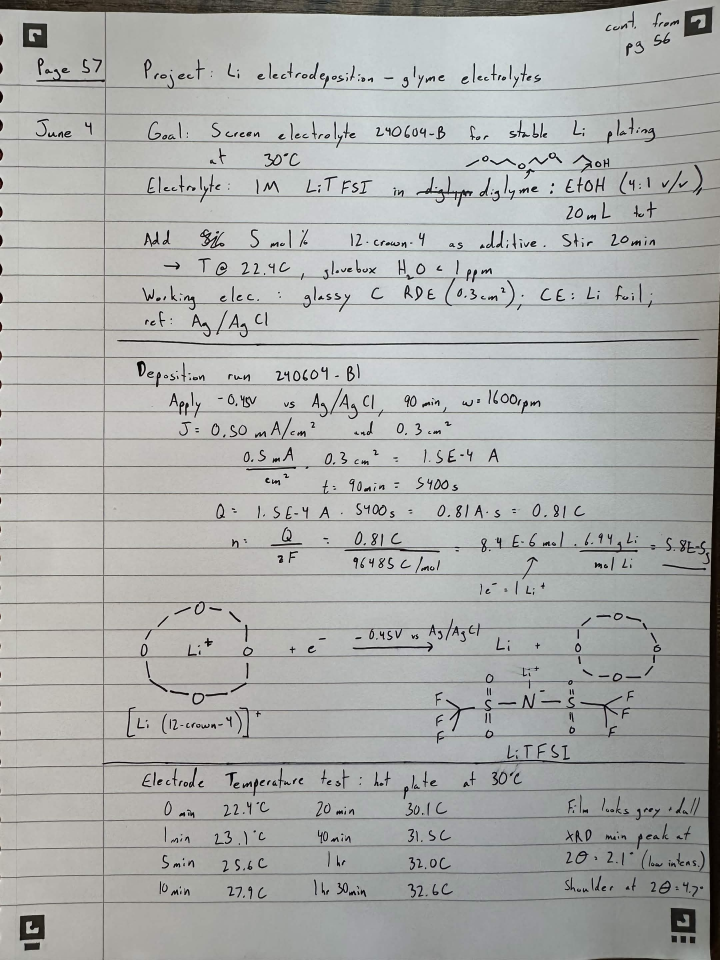
#> input picture tests/Example_Lab_Notebook_Page.jpg, 2160 x 2880 px (shown at 1/3 size)
$ python -i deskew.py   (imports and definitions only)
#> lines starting #> are read from the running program, lines starting #| are printed output that depends on the picture; after the words box and inside, x2 and y2 are one past the last pixel; in counts of white or black regions, pixels touching at a corner belong together
### src/notebook_parser/preprocessing/_cv.py
"""Lazy, optional OpenCV/scikit-image access.

Preprocessing benefits from OpenCV, but the package must still import (and the
non-vision stages still run) in environments without it. These helpers import the
heavy libraries on first use and report availability so callers can degrade
gracefully instead of crashing at import time.
"""

from __future__ import annotations

from functools import lru_cache
from typing import Any


@lru_cache(maxsize=1)
def get_cv2() -> Any | None:
    """Return the ``cv2`` module if installed, else ``None`` (cached)."""
    try:
        import cv2  # type: ignore

        return cv2
    except Exception:  # pragma: no cover - exercised only without opencv
        return None


# [9 lines left out: function get_skimage_filters, not called in this run]


def have_cv2() -> bool:
    """Whether OpenCV is importable."""
    return get_cv2() is not None

### src/notebook_parser/preprocessing/deskew.py
"""Skew estimation and correction (§4.1).

Uses a projection-profile objective: a page is "straight" when rotating it makes
the horizontal projection (row-sum) of ink as peaky as possible, i.e. text lines
collapse into high-variance bands. We search angles on a downsampled binary image
for speed, then rotate the full-resolution grayscale once at the chosen angle.
"""

from __future__ import annotations

import numpy as np

from ._cv import get_cv2


def _projection_score(binary: np.ndarray, angle: float) -> float:
    """Score how well ``binary`` aligns to horizontal text lines at ``angle``.

    Rotates the (already small) binary image by ``angle`` and returns the
    variance of its row sums. Higher variance => text rows are well separated =>
    better alignment. Returns 0.0 if rotation is unavailable.
    """
    cv2 = get_cv2()
    if cv2 is None:
        return 0.0
    h, w = binary.shape[:2]
    center = (w / 2.0, h / 2.0)
    matrix = cv2.getRotationMatrix2D(center, angle, 1.0)
    rotated = cv2.warpAffine(
        binary, matrix, (w, h), flags=cv2.INTER_NEAREST, borderValue=0
    )
    row_sums = rotated.sum(axis=1, dtype=np.float64)
    return float(np.var(row_sums))


def estimate_skew(gray: np.ndarray, max_skew_deg: float = 15.0) -> float:
    """Estimate the page skew angle in degrees within ``±max_skew_deg``.

    A positive return value means the page is rotated counter-clockwise and
    should be rotated clockwise by that amount to correct it. The search is
    coarse-to-fine to stay cheap on large scans.
    """
#> called with max_skew_deg = 15
    cv2 = get_cv2()
    if cv2 is None or max_skew_deg <= 0:
        return 0.0

    # Downsample for the angle search; the optimum is scale-invariant and this
    # keeps the (many) rotations cheap on multi-megapixel scans.
    long_side = max(gray.shape[:2])
#> long_side = 2880
    scale = min(1.0, 800.0 / long_side) if long_side > 0 else 1.0
#> scale = 0.278
    if scale < 1.0:
        small = cv2.resize(gray, None, fx=scale, fy=scale, interpolation=cv2.INTER_AREA)
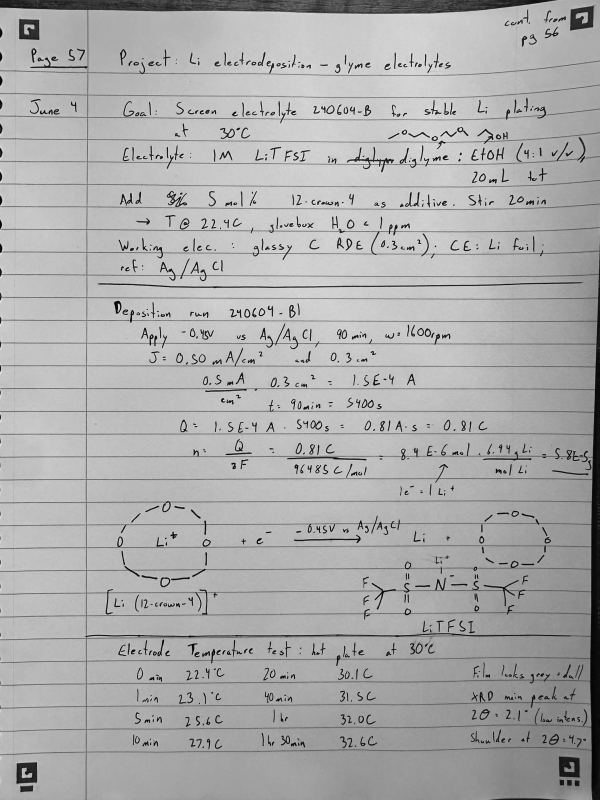
#> small: shape (800, 600); min 2, max 236, mean 171.9
    else:
        small = gray

    # Inverted binary so ink = 1 and the projection measures ink density.
    _, binary = cv2.threshold(small, 0, 1, cv2.THRESH_BINARY_INV + cv2.THRESH_OTSU)
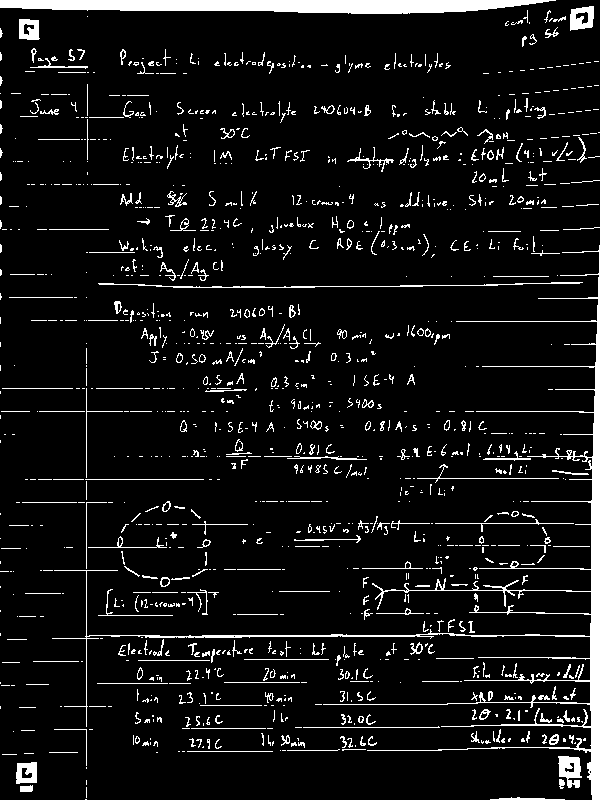
#> binary: shape (800, 600); values 0 (black) and 1 (white), 7.6% white; 1320 white regions (946 under 20 px), largest, box (x1, y1, x2, y2) and area: (52, 245, 600, 800) 8453, (0, 0, 556, 14) 5919, (98, 282, 583, 288) 675
    binary = binary.astype(np.uint8)

    # Coarse search at 1° resolution, then refine ±1° at 0.2° resolution.
    coarse = np.arange(-max_skew_deg, max_skew_deg + 0.5, 1.0)
    best = max(coarse, key=lambda a: _projection_score(binary, a))
#> in _projection_score, `rotated = cv2.warpAffine( binary, matrix, (w, h), flags=cv2.INTER_NEAR..`: rotated: shape (800, 600); values 0 (black) and 1 (white), 6.2% white; 1217 white regions (880 under 20 px), largest, box (x1, y1, x2, y2) and area: (0, 414, 600, 800) 7135, (313, 0, 600, 74) 3392, (135, 235, 600, 360) 667
#> in _projection_score, `row_sums = rotated.sum(axis=1, dtype=np.float64)`: row_sums = 800 values, max 87 at index 56, min 6 at index 146, mean 37.38
#> in _projection_score (call 2), `rotated = cv2.warpAffine( binary, matrix, (w, h), flags=cv2.INTER_NEAR..`: rotated: shape (800, 600); values 0 (black) and 1 (white), 6.3% white; 1236 white regions (899 under 20 px), largest, box (x1, y1, x2, y2) and area: (0, 411, 600, 800) 7214, (306, 0, 600, 70) 3424, (132, 238, 600, 355) 669
#> in _projection_score (call 3), `rotated = cv2.warpAffine( binary, matrix, (w, h), flags=cv2.INTER_NEAR..`: rotated: shape (800, 600); values 0 (black) and 1 (white), 6.3% white; 1226 white regions (883 under 20 px), largest, box (x1, y1, x2, y2) and area: (1, 408, 600, 800) 7371, (299, 0, 600, 65) 3439, (130, 241, 600, 350) 667
#> in _projection_score (call 4), `rotated = cv2.warpAffine( binary, matrix, (w, h), flags=cv2.INTER_NEAR..`: rotated: shape (800, 600); values 0 (black) and 1 (white), 6.3% white; 1216 white regions (870 under 20 px), largest, box (x1, y1, x2, y2) and area: (6, 405, 600, 800) 7297, (292, 0, 600, 60) 3449, (127, 244, 600, 345) 677
#> in _projection_score (call 5), `rotated = cv2.warpAffine( binary, matrix, (w, h), flags=cv2.INTER_NEAR..`: rotated: shape (800, 600); values 0 (black) and 1 (white), 6.4% white; 1254 white regions (902 under 20 px), largest, box (x1, y1, x2, y2) and area: (10, 401, 600, 800) 7636, (284, 0, 600, 56) 3470, (124, 247, 600, 339) 677
#> in _projection_score (call 6), `rotated = cv2.warpAffine( binary, matrix, (w, h), flags=cv2.INTER_NEAR..`: rotated: shape (800, 600); values 0 (black) and 1 (white), 6.4% white; 1241 white regions (882 under 20 px), largest, box (x1, y1, x2, y2) and area: (14, 398, 600, 800) 7517, (275, 0, 600, 51) 3486, (121, 250, 599, 334) 677
#> in _projection_score (call 7), `rotated = cv2.warpAffine( binary, matrix, (w, h), flags=cv2.INTER_NEAR..`: rotated: shape (800, 600); values 0 (black) and 1 (white), 6.5% white; 1259 white regions (908 under 20 px), largest, box (x1, y1, x2, y2) and area: (18, 395, 600, 800) 7522, (265, 0, 600, 46) 3510, (119, 253, 598, 329) 673
#> in _projection_score (call 8), `rotated = cv2.warpAffine( binary, matrix, (w, h), flags=cv2.INTER_NEAR..`: rotated: shape (800, 600); values 0 (black) and 1 (white), 6.5% white; 1271 white regions (914 under 20 px), largest, box (x1, y1, x2, y2) and area: (21, 392, 600, 800) 7727, (253, 0, 600, 41) 3538, (116, 256, 597, 324) 678
#> in _projection_score (call 9), `rotated = cv2.warpAffine( binary, matrix, (w, h), flags=cv2.INTER_NEAR..`: rotated: shape (800, 600); values 0 (black) and 1 (white), 6.6% white; 1264 white regions (907 under 20 px), largest, box (x1, y1, x2, y2) and area: (25, 388, 600, 800) 7652, (239, 0, 600, 36) 3565, (114, 259, 595, 319) 676
#> in _projection_score (call 10), `rotated = cv2.warpAffine( binary, matrix, (w, h), flags=cv2.INTER_NEAR..`: rotated: shape (800, 600); values 0 (black) and 1 (white), 6.6% white; 1286 white regions (925 under 20 px), largest, box (x1, y1, x2, y2) and area: (28, 383, 600, 800) 7685, (221, 0, 596, 32) 3609, (111, 262, 594, 314) 677
#> in _projection_score (call 11), `rotated = cv2.warpAffine( binary, matrix, (w, h), flags=cv2.INTER_NEAR..`: rotated: shape (800, 600); values 0 (black) and 1 (white), 6.7% white; 1284 white regions (914 under 20 px), largest, box (x1, y1, x2, y2) and area: (32, 373, 600, 800) 7754, (197, 0, 590, 28) 3689, (109, 266, 592, 309) 676
#> in _projection_score (call 12), `rotated = cv2.warpAffine( binary, matrix, (w, h), flags=cv2.INTER_NEAR..`: rotated: shape (800, 600); values 0 (black) and 1 (white), 6.9% white; 1302 white regions (933 under 20 px), largest, box (x1, y1, x2, y2) and area: (36, 361, 600, 800) 7743, (164, 0, 583, 24) 3826, (107, 269, 591, 304) 677
#> in _projection_score (call 13), `rotated = cv2.warpAffine( binary, matrix, (w, h), flags=cv2.INTER_NEAR..`: rotated: shape (800, 600); values 0 (black) and 1 (white), 7% white; 1290 white regions (923 under 20 px), largest, box (x1, y1, x2, y2) and area: (40, 350, 600, 800) 7892, (129, 0, 577, 21) 4045, (104, 273, 589, 299) 675
#> in _projection_score (call 14), `rotated = cv2.warpAffine( binary, matrix, (w, h), flags=cv2.INTER_NEAR..`: rotated: shape (800, 600); values 0 (black) and 1 (white), 7.2% white; 1307 white regions (937 under 20 px), largest, box (x1, y1, x2, y2) and area: (44, 334, 600, 800) 7887, (64, 0, 570, 18) 4461, (102, 276, 587, 294) 675
#> in _projection_score (call 15), `rotated = cv2.warpAffine( binary, matrix, (w, h), flags=cv2.INTER_NEAR..`: rotated: shape (800, 600); values 0 (black) and 1 (white), 7.4% white; 1311 white regions (935 under 20 px), largest, box (x1, y1, x2, y2) and area: (48, 310, 600, 800) 8103, (7, 0, 563, 16) 5152, (100, 279, 585, 289) 675
#> in _projection_score (call 17), `rotated = cv2.warpAffine( binary, matrix, (w, h), flags=cv2.INTER_NEAR..`: rotated: shape (800, 600); values 0 (black) and 1 (white), 7.2% white; 1305 white regions (935 under 20 px), largest, box (x1, y1, x2, y2) and area: (56, 240, 600, 795) 7114, (0, 0, 522, 15) 5355, (96, 277, 581, 290) 675
#> in _projection_score (call 18), `rotated = cv2.warpAffine( binary, matrix, (w, h), flags=cv2.INTER_NEAR..`: rotated: shape (800, 600); values 0 (black) and 1 (white), 6.8% white; 1303 white regions (928 under 20 px), largest, box (x1, y1, x2, y2) and area: (0, 0, 491, 19) 4915, (60, 235, 600, 734) 4773, (94, 272, 579, 293) 676
#> in _projection_score (call 19), `rotated = cv2.warpAffine( binary, matrix, (w, h), flags=cv2.INTER_NEAR..`: rotated: shape (800, 600); values 0 (black) and 1 (white), 6.6% white; 1304 white regions (930 under 20 px), largest, box (x1, y1, x2, y2) and area: (0, 0, 467, 24) 4576, (452, 230, 600, 559) 2244, (63, 579, 600, 738) 1262
#> in _projection_score (call 20), `rotated = cv2.warpAffine( binary, matrix, (w, h), flags=cv2.INTER_NEAR..`: rotated: shape (800, 600); values 0 (black) and 1 (white), 6.4% white; 1306 white regions (929 under 20 px), largest, box (x1, y1, x2, y2) and area: (0, 0, 438, 29) 4307, (450, 225, 600, 512) 1929, (66, 515, 600, 741) 1349
#> in _projection_score (call 21), `rotated = cv2.warpAffine( binary, matrix, (w, h), flags=cv2.INTER_NEAR..`: rotated: shape (800, 600); values 0 (black) and 1 (white), 6.2% white in thin lines or dots
#> in _projection_score (call 22), `rotated = cv2.warpAffine( binary, matrix, (w, h), flags=cv2.INTER_NEAR..`: rotated: shape (800, 600); values 0 (black) and 1 (white), 6.1% white in thin lines or dots
#> in _projection_score (call 23), `rotated = cv2.warpAffine( binary, matrix, (w, h), flags=cv2.INTER_NEAR..`: rotated: shape (800, 600); values 0 (black) and 1 (white), 5.9% white in thin lines or dots
#> in _projection_score (call 25), `rotated = cv2.warpAffine( binary, matrix, (w, h), flags=cv2.INTER_NEAR..`: rotated: shape (800, 600); values 0 (black) and 1 (white), 5.8% white in thin lines or dots
#> in _projection_score (call 26), `rotated = cv2.warpAffine( binary, matrix, (w, h), flags=cv2.INTER_NEAR..`: rotated: shape (800, 600); values 0 (black) and 1 (white), 5.7% white in thin lines or dots
#> in _projection_score (call 29), `rotated = cv2.warpAffine( binary, matrix, (w, h), flags=cv2.INTER_NEAR..`: rotated: shape (800, 600); values 0 (black) and 1 (white), 5.6% white in thin lines or dots
#> in _projection_score (call 31), `rotated = cv2.warpAffine( binary, matrix, (w, h), flags=cv2.INTER_NEAR..`:
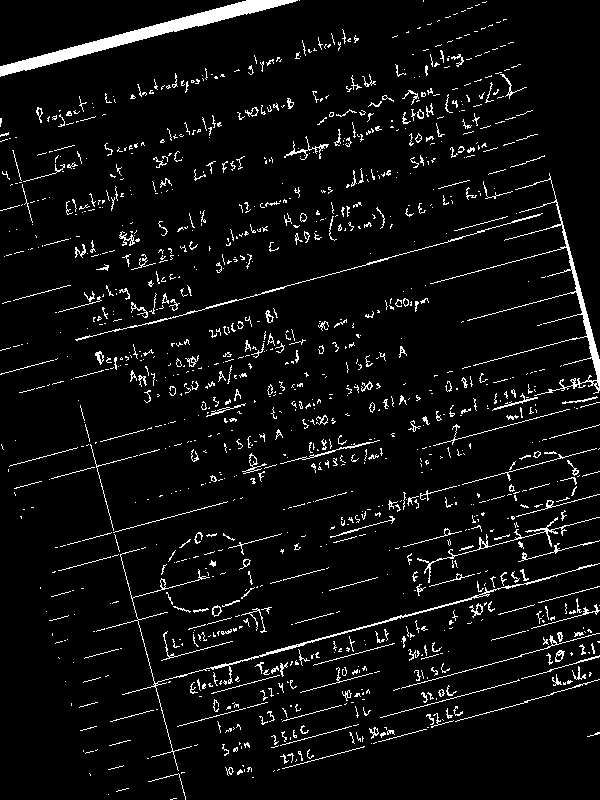
#> rotated: shape (800, 600); values 0 (black) and 1 (white), 5.5% white in thin lines or dots
#> in _projection_score (call 31), `row_sums = rotated.sum(axis=1, dtype=np.float64)`: row_sums = 800 values, max 73 at index 611, min 1 at index 782, mean 33.1
#> best = 0
    fine = np.arange(best - 1.0, best + 1.0 + 0.01, 0.2)
    best = max(fine, key=lambda a: _projection_score(binary, a))
#> in _projection_score (call 33), `rotated = cv2.warpAffine( binary, matrix, (w, h), flags=cv2.INTER_NEAR..`: rotated: shape (800, 600); values 0 (black) and 1 (white), 7.4% white; 1306 white regions (932 under 20 px), largest, box (x1, y1, x2, y2) and area: (49, 295, 600, 800) 8208, (6, 0, 562, 16) 5299, (100, 280, 585, 289) 676
#> in _projection_score (call 34), `rotated = cv2.warpAffine( binary, matrix, (w, h), flags=cv2.INTER_NEAR..`: rotated: shape (800, 600); values 0 (black) and 1 (white), 7.5% white; 1314 white regions (939 under 20 px), largest, box (x1, y1, x2, y2) and area: (50, 280, 600, 800) 8241, (4, 0, 560, 15) 5453, (99, 281, 584, 288) 675
#> in _projection_score (call 35), `rotated = cv2.warpAffine( binary, matrix, (w, h), flags=cv2.INTER_NEAR..`: rotated: shape (800, 600); values 0 (black) and 1 (white), 7.5% white; 1312 white regions (938 under 20 px), largest, box (x1, y1, x2, y2) and area: (50, 279, 600, 800) 8358, (3, 0, 559, 15) 5609, (99, 282, 584, 288) 675
#> in _projection_score (call 36), `rotated = cv2.warpAffine( binary, matrix, (w, h), flags=cv2.INTER_NEAR..`:
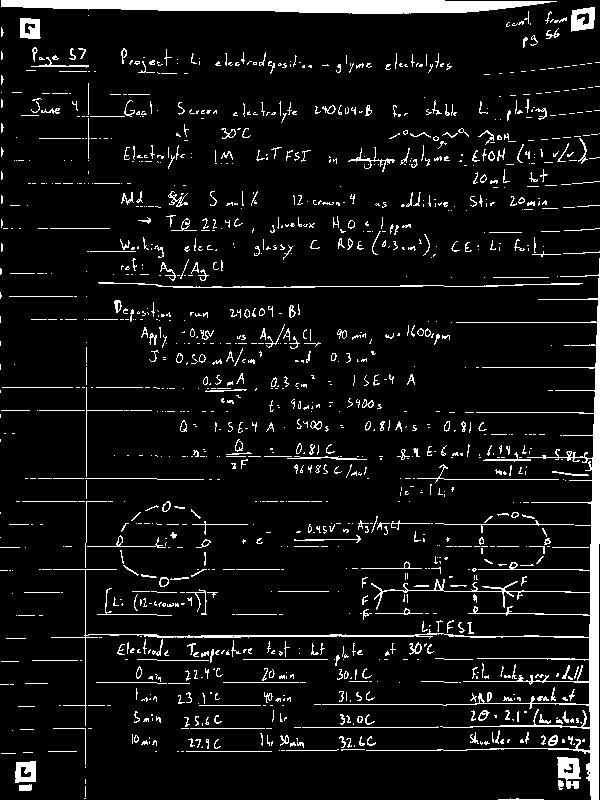
#> rotated: shape (800, 600); values 0 (black) and 1 (white), 7.6% white; 1315 white regions (940 under 20 px), largest, box (x1, y1, x2, y2) and area: (51, 258, 600, 800) 8393, (1, 0, 557, 14) 5762, (98, 282, 583, 288) 675
#> in _projection_score (call 36), `row_sums = rotated.sum(axis=1, dtype=np.float64)`: row_sums = 800 values, max 556 at index 1, min 0 at index 188, mean 45.33
#> in _projection_score (call 38), `rotated = cv2.warpAffine( binary, matrix, (w, h), flags=cv2.INTER_NEAR..`:
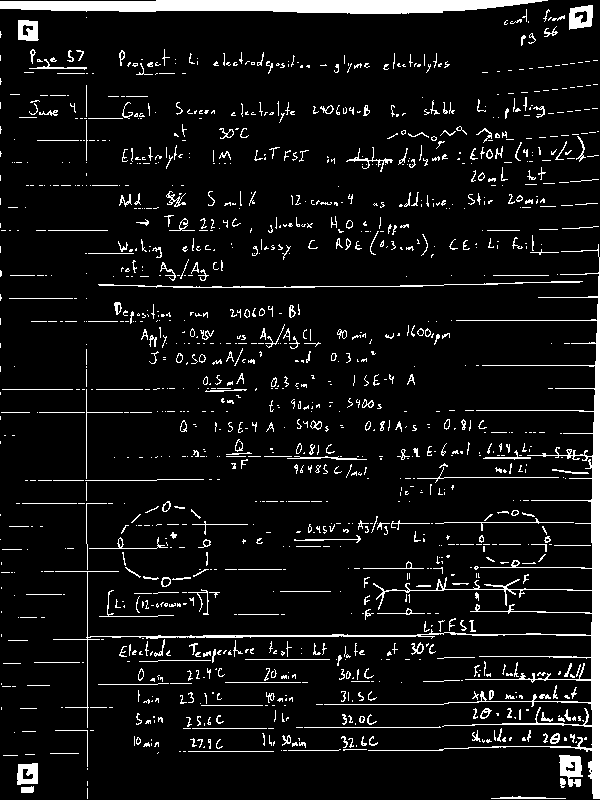
#> rotated: shape (800, 600); values 0 (black) and 1 (white), 7.5% white; 1318 white regions (944 under 20 px), largest, box (x1, y1, x2, y2) and area: (53, 244, 600, 799) 8197, (0, 0, 548, 14) 5799, (98, 281, 583, 288) 675
#> in _projection_score (call 38), `row_sums = rotated.sum(axis=1, dtype=np.float64)`: row_sums = 800 values, max 542 at index 1, min 0 at index 46, mean 45.08
#> in _projection_score (call 39), `rotated = cv2.warpAffine( binary, matrix, (w, h), flags=cv2.INTER_NEAR..`:
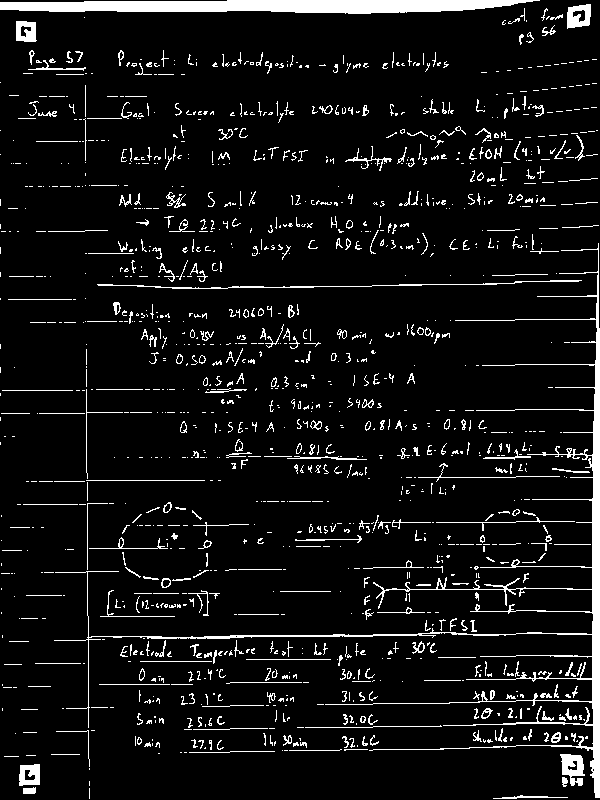
#> rotated: shape (800, 600); values 0 (black) and 1 (white), 7.4% white; 1309 white regions (935 under 20 px), largest, box (x1, y1, x2, y2) and area: (54, 243, 600, 798) 7902, (0, 0, 540, 14) 5681, (97, 280, 582, 289) 675
#> in _projection_score (call 39), `row_sums = rotated.sum(axis=1, dtype=np.float64)`: row_sums = 800 values, max 526 at index 2, min 0 at index 45, mean 44.48
#> in _projection_score (call 40), `rotated = cv2.warpAffine( binary, matrix, (w, h), flags=cv2.INTER_NEAR..`:
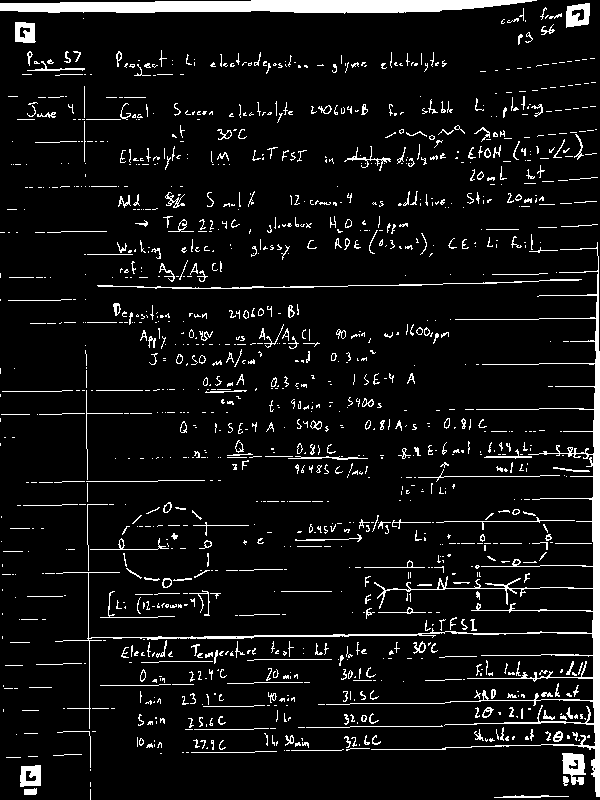
#> rotated: shape (800, 600); values 0 (black) and 1 (white), 7.3% white; 1312 white regions (937 under 20 px), largest, box (x1, y1, x2, y2) and area: (55, 242, 600, 797) 7626, (0, 0, 537, 14) 5576, (97, 279, 582, 289) 675
#> in _projection_score (call 40), `row_sums = rotated.sum(axis=1, dtype=np.float64)`: row_sums = 800 values, max 522 at index 3, min 0 at index 45, mean 43.96
#> best = -2.22e-16
    return float(round(best, 2))


def deskew(gray: np.ndarray, max_skew_deg: float = 15.0) -> tuple[np.ndarray, float]:
    """Return a deskewed copy of ``gray`` and the angle that was corrected.

    If OpenCV is unavailable or no meaningful skew is found, the input is
    returned unchanged with angle 0.0.
    """
    cv2 = get_cv2()
    angle = estimate_skew(gray, max_skew_deg)
#> angle = 0
    if cv2 is None or abs(angle) < 0.1:
        return gray, 0.0
    h, w = gray.shape[:2]
    center = (w / 2.0, h / 2.0)
    matrix = cv2.getRotationMatrix2D(center, angle, 1.0)
    # Border filled with the page's bright background (estimated as the median)
    # so rotation does not introduce dark wedges that confuse later stages.
    border = float(np.median(gray))
    rotated = cv2.warpAffine(
        gray,
        matrix,
        (w, h),
        flags=cv2.INTER_LINEAR,
        borderMode=cv2.BORDER_CONSTANT,
        borderValue=border,
    )
    return rotated, angle

>>> import cv2
>>> picture = cv2.imread('../../../tests/Example_Lab_Notebook_Page.jpg', cv2.IMREAD_GRAYSCALE)
>>> result = deskew(picture)
